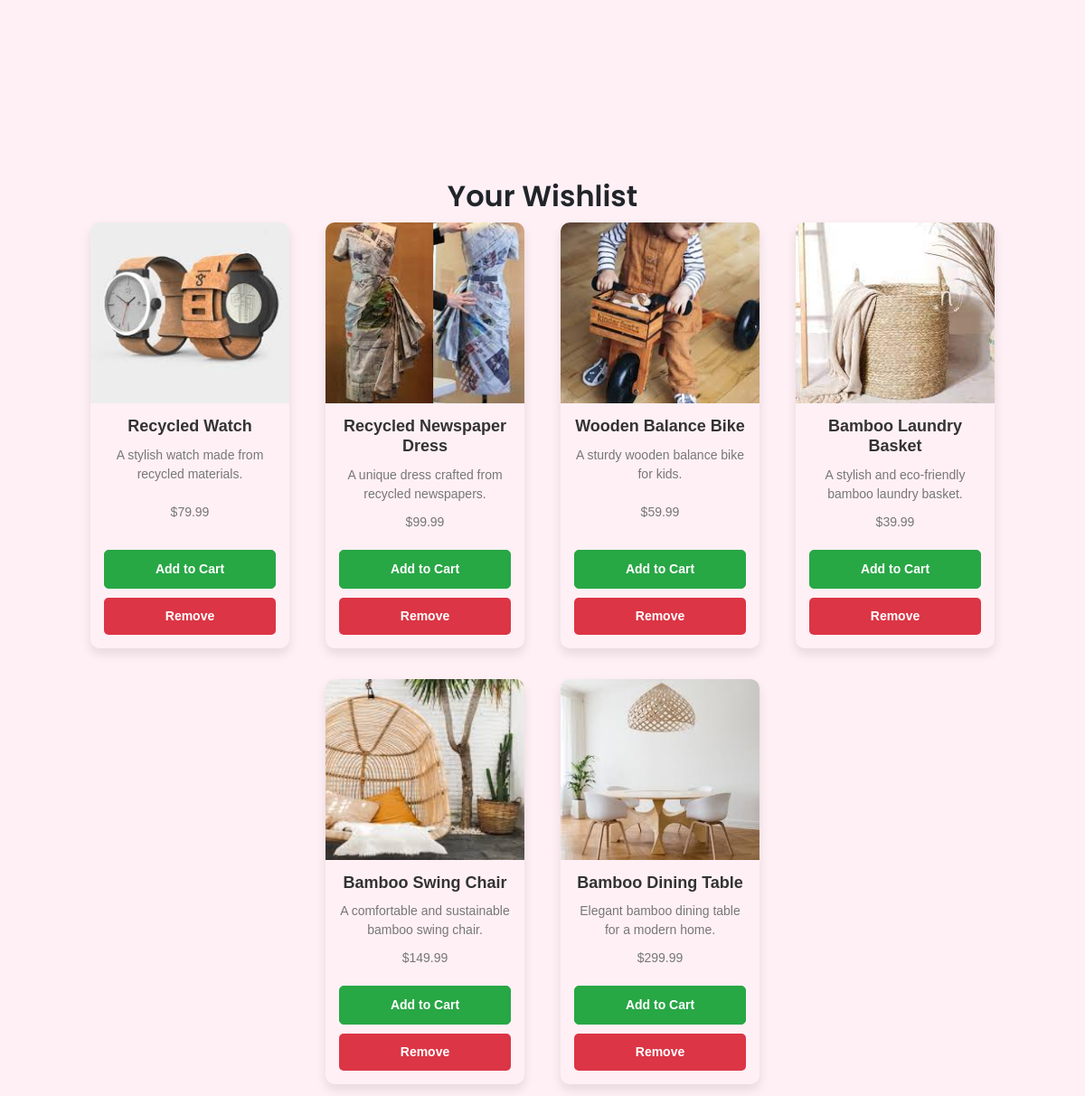
Screenshot of /wishlist/ (signed in) with the database file from the repository.
### marketplace/models.py (models this page shows, shortened)
class Product(models.Model):
    name = models.CharField(max_length=200)
    description = models.TextField()
    price = models.DecimalField(max_digits=10, decimal_places=2)
    image = models.ImageField(upload_to=get_upload_path)
    category = models.ForeignKey(Category, on_delete=models.CASCADE)
    carbon_emission = models.PositiveIntegerField(help_text="Carbon emission reduction percentage")
    environmental_impact = models.TextField()
    created_at = models.DateTimeField(auto_now_add=True)
    quantity = models.PositiveIntegerField(default=1)

### marketplace/views.py (the view)
# urls.py: path('wishlist/', wishlist, name='wishlist'),
@login_required
def wishlist(request):
    user_registration = request.user.userregistration
    wishlist_items = user_registration.wishlist.all()
    return render(request, 'marketplace/partials/wishlist_items.html', {'wishlist_items': wishlist_items})

### marketplace/templates/marketplace/partials/wishlist_items.html (shortened to what this page needs)
<!DOCTYPE html>
<html lang="en">
<head>
    {% load static %}
    <link href="https://stackpath.bootstrapcdn.com/bootstrap/4.5.2/css/bootstrap.min.css" rel="stylesheet">
    <link rel="stylesheet" href="{% static 'styles.css' %}">
    <link rel="stylesheet" href="https://cdnjs.cloudflare.com/ajax/libs/font-awesome/5.15.4/css/all.min.css">
</head>
<body>
    <div class="container mt-5">
        <h2 class="wishlist-header">Your Wishlist</h2>
        <div class="row wishlist-container">
            {% for product in wishlist_items %}
                <div class="col-md-4 wishlist-item">
                    <div class="card-wishlist mb-4">
                        <img src="{{ product.image.url }}" alt="{{ product.name }}" class="card-img-top">
                        <div class="card-body-wishlist">
                            <h5 class="card-title">{{ product.name }}</h5>
                            <p class="card-text">{{ product.description }}</p>
                            <p class="card-text">${{ product.price }}</p>
                            <a href="{% url 'add_to_cart_from_wishlist' product.id %}" class="btn btn-success">Add to Cart</a>
                            <a href="{% url 'remove_from_wishlist' product.id %}" class="btn btn-danger">Remove</a>
                        </div>
                    </div>
                </div>
            {% endfor %}
        </div>
    </div>
</body>
</html>

### static/styles.css (style rules this page uses)
body { font-family: Arial, sans-serif; margin: 0; padding: 0; background-color: lavenderblush }
.container { width: 100%; margin: 0 auto; padding: 0 1rem; box-sizing: border-box; padding-top: 150px; }
.wishlist-header { text-align: center; font-family: 'Poppins', sans-serif; font-weight: 600; margin-bottom: 10px; margin-top: 0; }
.wishlist-container { display: flex; flex-wrap: wrap; gap: 10px; justify-content: center; }
.wishlist-item { width: 100%; max-width: 250px; flex: 1 1 250px; display: flex; flex-direction: column; }
.card-wishlist { display: flex; flex-direction: column; flex: 1; border: none; border-radius: 10px; overflow: hidden; box-shadow: 0 6px 12px rgba(0, 0, 0, 0.1); transition: transform 0.3s ease, box-shadow 0.3s ease; height: 100%; }
.card-wishlist img { width: 100%; height: 200px; object-fit: cover; }
.card-body-wishlist { padding: 15px; text-align: center; display: flex; flex-direction: column; justify-content: space-between; flex: 1; }
.card-body-wishlist h5 { margin: 0 0 10px 0; font-size: 18px; font-weight: 600; color: #333; }
.card-body-wishlist p { margin: 0 0 10px 0; color: #777; font-size: 14px; flex-grow: 1; }
.card-body-wishlist .btn { width: 100%; padding: 10px 15px; font-size: 14px; font-weight: bold; border-radius: 5px; transition: background-color 0.3s ease, color 0.3s ease; margin-top: 10px; }
.card-body-wishlist .btn-danger { background-color: #dc3545; border: none; color: white; }

### rows the page displays
Product: image (picture), name "Recycled Watch", description "A stylish watch made from recycled materials.", price "79.99"
Product: image (picture), name "Recycled Newspaper Dress", description "A unique dress crafted from recycled newspapers.", price "99.99"
Product: image (picture), name "Wooden Balance Bike", description "A sturdy wooden balance bike for kids.", price "59.99"
Product: image (picture), name "Bamboo Laundry Basket", description "A stylish and eco-friendly bamboo laundry basket.", price "39.99"
Product: image (picture), name "Bamboo Swing Chair", description "A comfortable and sustainable bamboo swing chair.", price "149.99"
Product: image (picture), name "Bamboo Dining Table", description "Elegant bamboo dining table for a modern home.", price "299.99"
